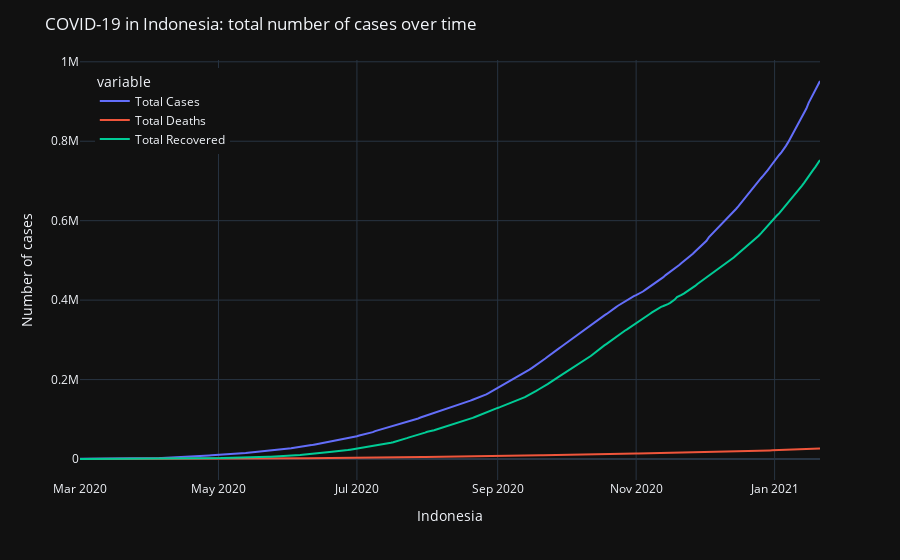

Here is the notebook cell this chart was saved with:
### Code cell
vis_lp = px.line(dfl, x=ColumnsData.date, y='value', color='variable', template="plotly_dark")
vis_lp.update_layout(title='COVID-19 in Indonesia: total number of cases over time',
                     xaxis_title='Indonesia', yaxis_title='Number of cases',
                     legend=dict(x=0.02, y=0.98))
vis_lp.show()

### Figure 1 — Plotly figure (JSON) as saved in the notebook; plotly's stock layout.template omitted (floating-point values rounded to 4 significant figures; data arrays with more than 128 entries replaced by an {"elided": "..."} marker saying what was removed)
{"data": [{"hovertemplate": "variable=Total Cases<br>Date=%{x}<br>value=%{y}<extra></extra>", "legendgroup": "Total Cases", "line": {"color": "#636efa", "dash": "solid"}, "mode": "lines", "name": "Total Cases", "orientation": "v", "showlegend": true, "type": "scatter", "x": {"elided": "327 str values"}, "xaxis": "x", "y": {"elided": "327 int values"}, "yaxis": "y"}, {"hovertemplate": "variable=Total Deaths<br>Date=%{x}<br>value=%{y}<extra></extra>", "legendgroup": "Total Deaths", "line": {"color": "#EF553B", "dash": "solid"}, "mode": "lines", "name": "Total Deaths", "orientation": "v", "showlegend": true, "type": "scatter", "x": {"elided": "327 str values"}, "xaxis": "x", "y": {"elided": "327 int values"}, "yaxis": "y"}, {"hovertemplate": "variable=Total Recovered<br>Date=%{x}<br>value=%{y}<extra></extra>", "legendgroup": "Total Recovered", "line": {"color": "#00cc96", "dash": "solid"}, "mode": "lines", "name": "Total Recovered", "orientation": "v", "showlegend": true, "type": "scatter", "x": {"elided": "327 str values"}, "xaxis": "x", "y": {"elided": "327 int values"}, "yaxis": "y"}], "layout": {"autosize": true, "legend": {"title": {"text": "variable"}, "tracegroupgap": 0, "x": 0.02, "y": 0.98}, "margin": {"t": 60}, "title": {"text": "COVID-19 in Indonesia: total number of cases over time"}, "xaxis": {"anchor": "y", "autorange": true, "domain": [0, 1], "range": ["2020-03-01", "2021-01-21"], "title": {"text": "Indonesia"}, "type": "date"}, "yaxis": {"anchor": "x", "autorange": true, "domain": [0, 1], "range": [-52850.0, 1005000.0], "title": {"text": "Number of cases"}, "type": "linear"}}}
